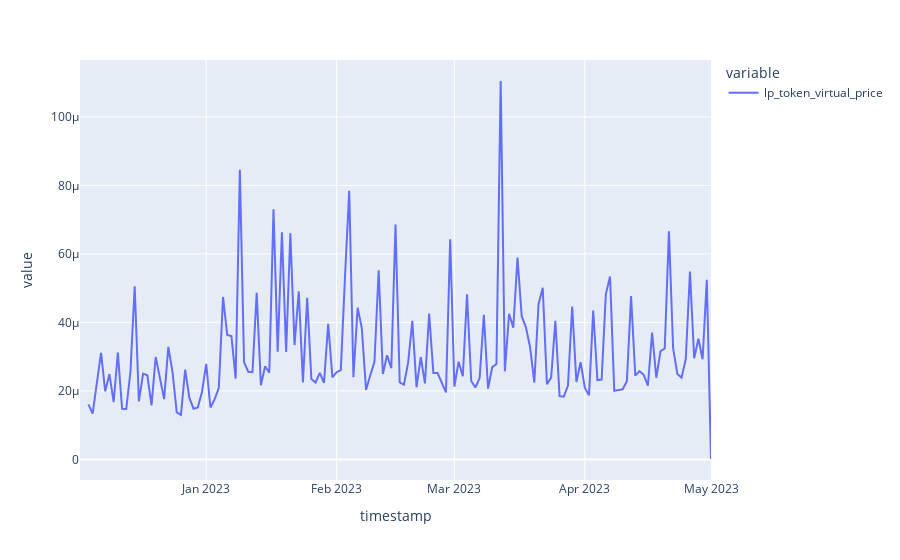

Write notebook code for a chart like this one.
### Code cell
px.line(df['lp_token_virtual_price'].diff())

### Figure 1 — Plotly figure (JSON) as saved in the notebook; plotly's stock layout.template omitted (floating-point values rounded to 4 significant figures; data arrays with more than 128 entries replaced by an {"elided": "..."} marker saying what was removed)
{"data": [{"hovertemplate": "variable=lp_token_virtual_price<br>timestamp=%{x}<br>value=%{y}<extra></extra>", "legendgroup": "lp_token_virtual_price", "line": {"color": "#636efa", "dash": "solid"}, "marker": {"symbol": "circle"}, "mode": "lines", "name": "lp_token_virtual_price", "orientation": "v", "showlegend": true, "type": "scatter", "x": {"elided": "151 str values"}, "xaxis": "x", "y": {"elided": "151 float values"}, "yaxis": "y"}], "layout": {"legend": {"title": {"text": "variable"}, "tracegroupgap": 0}, "margin": {"t": 60}, "xaxis": {"anchor": "y", "domain": [0, 1], "title": {"text": "timestamp"}}, "yaxis": {"anchor": "x", "domain": [0, 1], "title": {"text": "value"}}}}
